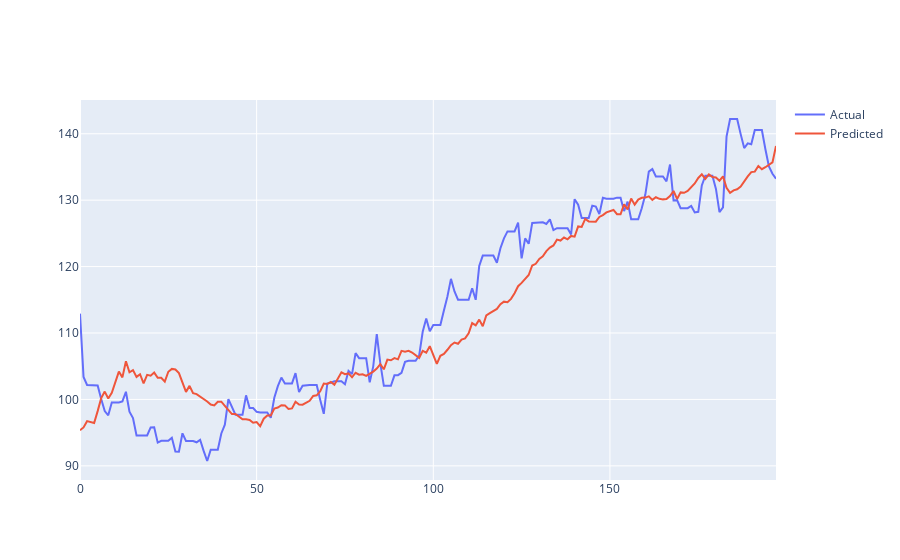

The notebook cell this image was saved under:
### Code cell
# Check the trend in Volume Traded
import plotly.graph_objects as go
fig = go.Figure()

fig.add_trace(go.Scatter(x = test_df.index , y = Actual , mode = 'lines' , name='Actual'))
fig.add_trace(go.Scatter(x = test_df.index , y = Predictions , mode = 'lines' , name='Predicted'))
fig.show()

### Figure 1 — Plotly figure (JSON) as saved in the notebook; plotly's stock layout.template omitted (floating-point values rounded to 4 significant figures; data arrays with more than 128 entries replaced by an {"elided": "..."} marker saying what was removed)
{"data": [{"mode": "lines", "name": "Actual", "type": "scatter", "x": {"elided": "198 int values"}, "y": {"elided": "198 float values"}}, {"mode": "lines", "name": "Predicted", "type": "scatter", "x": {"elided": "198 int values"}, "y": {"elided": "198 float values"}}], "layout": {}}
